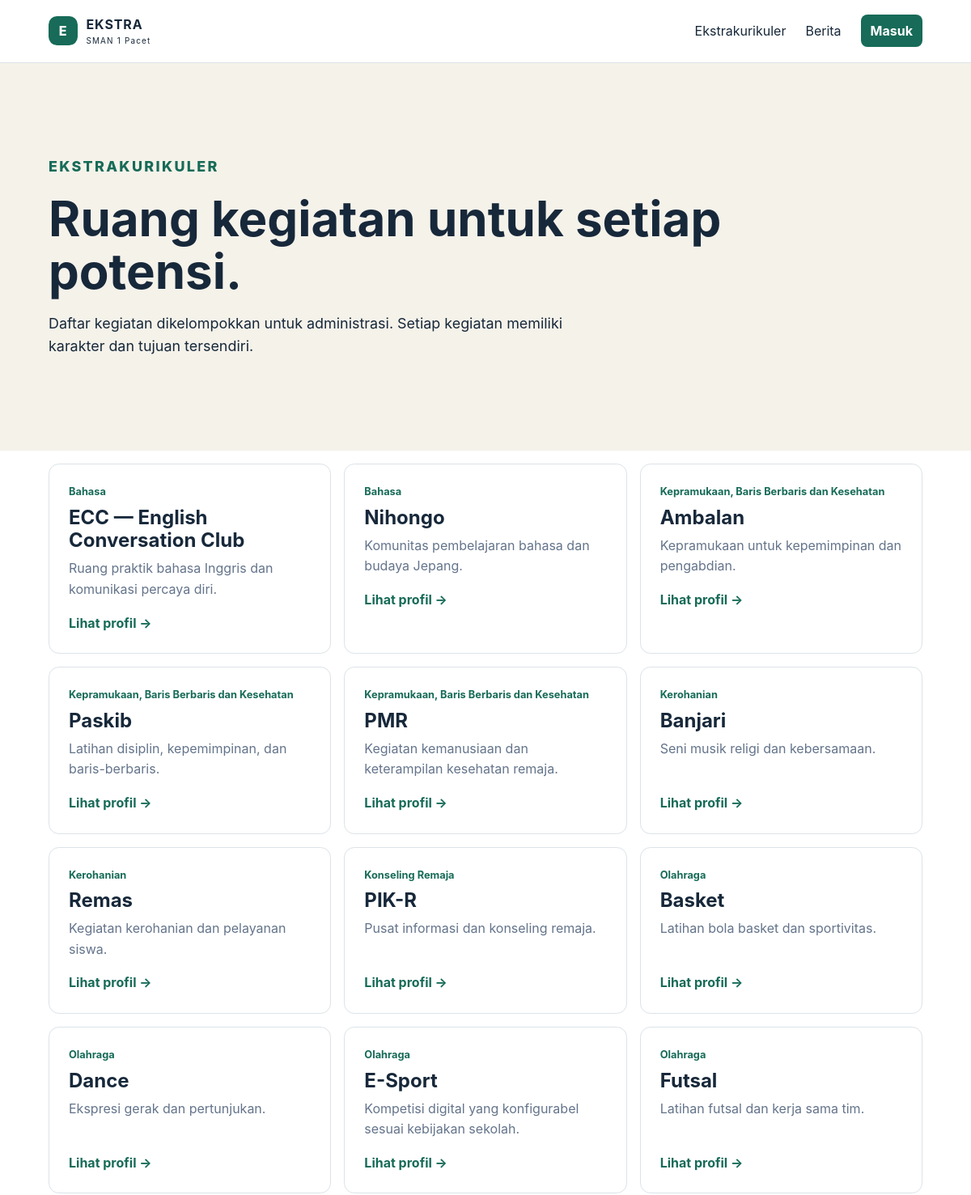
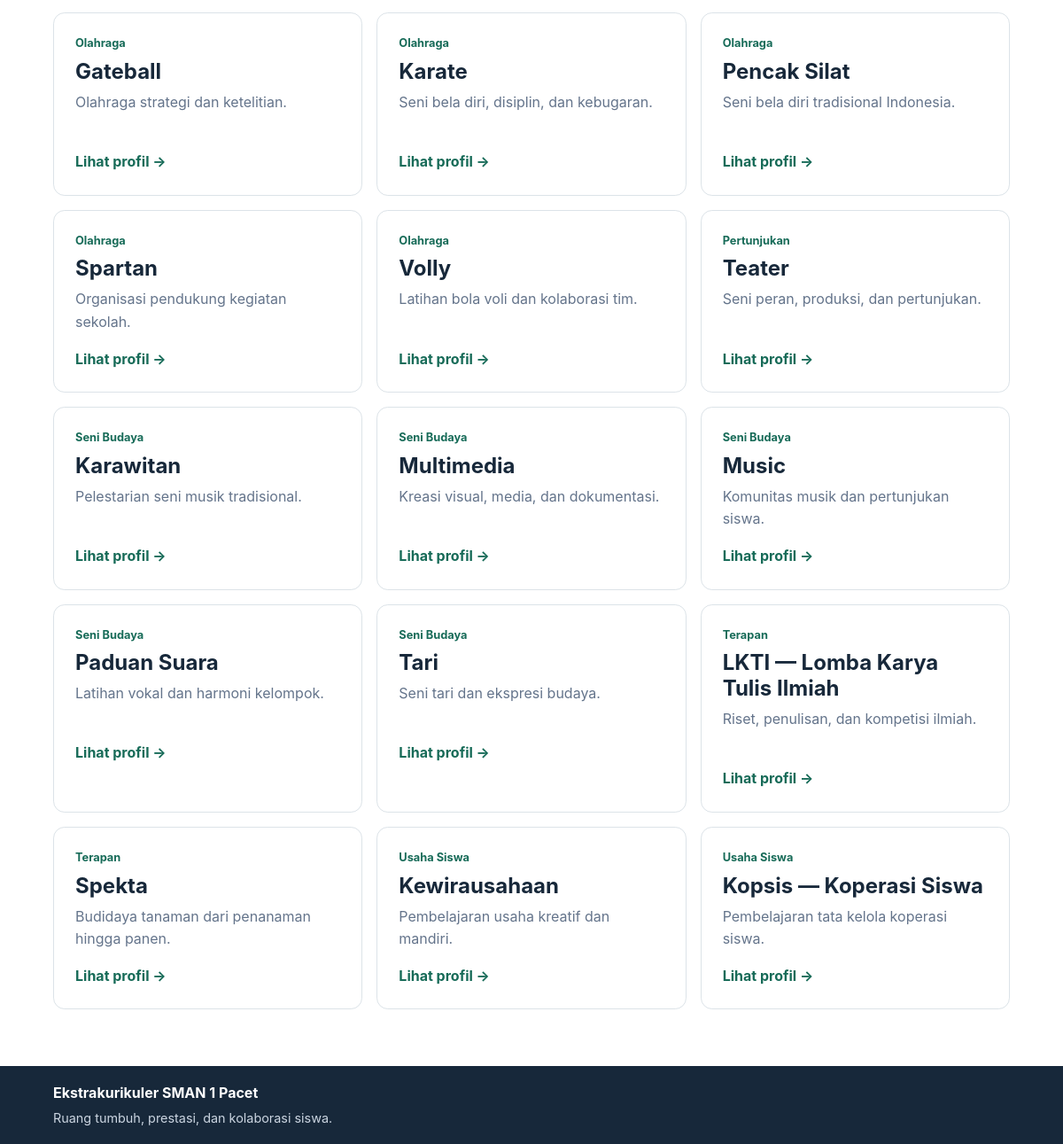
The page /ekstrakurikuler on the database its author committed (2 pictures, top to bottom).
### tables this page shows
CREATE TABLE extracurriculars (id BIGINT UNSIGNED AUTO_INCREMENT PRIMARY KEY, group_id BIGINT UNSIGNED NOT NULL, name VARCHAR(150) NOT NULL, slug VARCHAR(160) NOT NULL UNIQUE, short_description VARCHAR(280) NOT NULL, description TEXT NOT NULL, status ENUM('active','inactive','archived') NOT NULL DEFAULT 'active', is_featured BOOLEAN NOT NULL DEFAULT FALSE, settings JSON NULL, created_at TIMESTAMP NOT NULL DEFAULT CURRENT_TIMESTAMP, updated_at TIMESTAMP NULL DEFAULT NULL ON UPDATE CURRENT_TIMESTAMP, CONSTRAINT fk_extra_group FOREIGN KEY(group_id) REFERENCES extracurricular_groups(id), INDEX idx_extra_public (status,is_featured,name));

CREATE TABLE extracurricular_groups (id BIGINT UNSIGNED AUTO_INCREMENT PRIMARY KEY, name VARCHAR(120) NOT NULL UNIQUE, description TEXT NULL, sort_order SMALLINT UNSIGNED NOT NULL DEFAULT 0);

### app/Core/View.php (called while the page is built, shortened)
<?php
final class View {
    public static function render(string $template, array $data = [], string $layout = 'public'): never {
        extract($data, EXTR_SKIP); ob_start(); require dirname(__DIR__, 2) . '/views/' . $template . '.php'; $content = ob_get_clean(); require dirname(__DIR__, 2) . '/views/layouts/' . $layout . '.php'; exit;
    }
    public static function e(?string $value): string { return htmlspecialchars((string)$value, ENT_QUOTES, 'UTF-8'); }
}

### app/Controllers/PublicController.php (called while the page is built, shortened)
<?php
final class PublicController {
    private ExtracurricularRepository $extras; private NewsRepository $news;
    public function __construct() {$db=App::container()->get(\App\Core\Database::class);$this->extras=new ExtracurricularRepository($db);$this->news=new NewsRepository($db);}
    public function extracurriculars(Request $r): never { View::render('public/extracurriculars',['items'=>$this->extras->all()]); }
}

### public/index.php (called while the page is built, shortened)
<?php
$router = new Router();
$router->get('/', [PublicController::class, 'home']);
$router->get('/ekstrakurikuler', [PublicController::class, 'extracurriculars']);
$router->get('/ekstrakurikuler/{slug}', [PublicController::class, 'showExtracurricular']);
$router->get('/berita', [PublicController::class, 'news']);
$router->get('/berita/{slug}', [PublicController::class, 'showNews']);
$router->get('/login', [AuthController::class, 'showLogin']);
$router->post('/login', [AuthController::class, 'login']);
$router->post('/logout', [AuthController::class, 'logout']);
$router->get('/dashboard', [DashboardController::class, 'index']);
$router->get('/profil', [DashboardController::class, 'profile']);
$router->dispatch(App::request());

### app/Repositories/ExtracurricularRepository.php (called while the page is built, shortened)
<?php
final class ExtracurricularRepository {
    public function all(): array { return $this->db->pdo()->query("SELECT e.*, g.name group_name FROM extracurriculars e JOIN extracurricular_groups g ON g.id=e.group_id WHERE e.status='active' ORDER BY g.sort_order,e.name")->fetchAll(); }
}

### app/Core/Request.php (called while the page is built, shortened)
<?php
final class Request {
    public function __construct() { $this->method = strtoupper($_SERVER['REQUEST_METHOD'] ?? 'GET'); $this->path = rtrim(parse_url($_SERVER['REQUEST_URI'] ?? '/', PHP_URL_PATH) ?: '/', '/') ?: '/'; }
}

### app/views/public/extracurriculars.php (the view)
<?php use App\Core\View; ?><section class="page-heading"><p class="eyebrow">EKSTRAKURIKULER</p><h1>Ruang kegiatan untuk setiap potensi.</h1><p>Daftar kegiatan dikelompokkan untuk administrasi. Setiap kegiatan memiliki karakter dan tujuan tersendiri.</p></section><section class="section tight"><div class="card-grid"><?php foreach($items as $item): ?><article class="card"><p><?=View::e($item['group_name'])?></p><h2><?=View::e($item['name'])?></h2><span><?=View::e($item['short_description'])?></span><a href="/ekstrakurikuler/<?=View::e($item['slug'])?>">Lihat profil →</a></article><?php endforeach; ?></div></section>

### app/Core/Router.php (shortened to what this page needs)
<?php
final class Router {
    private array $routes = [];
    private function add(string $method, string $path, array $handler): void { $this->routes[] = compact('method', 'path', 'handler'); }
    public function dispatch(Request $request): never {
        foreach ($this->routes as $route) {
            $pattern = '#^' . preg_replace('#\\{([a-z_]+)\\}#', '(?P<$1>[a-z0-9-]+)', $route['path']) . '$#';
            if (preg_match($pattern, $request->path, $matches)) { $controller = new $route['handler'][0](); $method = $route['handler'][1]; $controller->$method($request, ...array_filter($matches, 'is_string', ARRAY_FILTER_USE_KEY)); }
        }
        http_response_code(404); View::render('errors/404'); exit;
    }
}

### public/assets/css/app.css (style rules this page uses)
:root { --ink:#17283a;--green:#176b58;--lime:#d8ef77;--sand:#f5f2ea;--muted:#64748b;--line:#dce3e8 }
* { box-sizing:border-box }
body { margin:0;font:16px/1.6 Inter,ui-sans-serif,system-ui,sans-serif;color:var(--ink);background:#fff }
a { color:inherit;text-decoration:none }
.hero,.detail-hero,.page-heading { padding:clamp(3rem,8vw,8rem) max(5vw,2rem);background:var(--sand) }
h1 { font-size:clamp(2.2rem,5vw,4.7rem);line-height:1.08;margin:.3rem 0 1rem;max-width:850px }
h2 { line-height:1.2 }
.hero>div>p,.page-heading>p { max-width:640px;font-size:1.12rem }
.eyebrow { color:var(--green);font-size:.75rem;font-weight:800;letter-spacing:.13em }
.text-link,.section-heading>a,.card a,.news-card a { color:var(--green);font-weight:700 }
.section { padding:4rem max(5vw,2rem) }
.tight { padding-top:1rem }
.card-grid,.news-grid,.stat-grid { display:grid;grid-template-columns:repeat(3,1fr);gap:1rem }
.card,.news-card,.dashboard-card { padding:1.5rem;border:1px solid var(--line);border-radius:.8rem;background:#fff }
.card p,.news-card time { display:block;margin:0;color:var(--green);font-size:.8rem;font-weight:700 }
.card h3,.card h2,.news-card h2,.news-card h3 { margin:.45rem 0 }
.card span { display:block;color:var(--muted);min-height:3.2em }
.card a { display:block;margin-top:1rem }

### rows shown on the page
extracurriculars: group.name "Bahasa", name "ECC — English Conversation Club", short_description "Ruang praktik bahasa Inggris dan komunikasi percaya diri."
extracurriculars: group.name "Bahasa", name "Nihongo", short_description "Komunitas pembelajaran bahasa dan budaya Jepang."
extracurriculars: group.name "Kepramukaan, Baris Berbaris dan Kesehatan", name "Ambalan", short_description "Kepramukaan untuk kepemimpinan dan pengabdian."
extracurriculars: group.name "Kepramukaan, Baris Berbaris dan Kesehatan", name "Paskib", short_description "Latihan disiplin, kepemimpinan, dan baris-berbaris."
extracurriculars: group.name "Kepramukaan, Baris Berbaris dan Kesehatan", name "PMR", short_description "Kegiatan kemanusiaan dan keterampilan kesehatan remaja."
extracurriculars: group.name "Kerohanian", name "Banjari", short_description "Seni musik religi dan kebersamaan."
extracurriculars: group.name "Kerohanian", name "Remas", short_description "Kegiatan kerohanian dan pelayanan siswa."
extracurriculars: group.name "Konseling Remaja", name "PIK-R", short_description "Pusat informasi dan konseling remaja."
extracurriculars: group.name "Olahraga", name "Basket", short_description "Latihan bola basket dan sportivitas."
extracurriculars: group.name "Olahraga", name "Dance", short_description "Ekspresi gerak dan pertunjukan."
extracurriculars: group.name "Olahraga", name "E-Sport", short_description "Kompetisi digital yang konfigurabel sesuai kebijakan sekolah."
extracurriculars: group.name "Olahraga", name "Futsal", short_description "Latihan futsal dan kerja sama tim."
extracurriculars: group.name "Olahraga", name "Gateball", short_description "Olahraga strategi dan ketelitian."
extracurriculars: group.name "Olahraga", name "Karate", short_description "Seni bela diri, disiplin, dan kebugaran."
extracurriculars: group.name "Olahraga", name "Pencak Silat", short_description "Seni bela diri tradisional Indonesia."
extracurriculars: group.name "Olahraga", name "Spartan", short_description "Organisasi pendukung kegiatan sekolah."
extracurriculars: group.name "Olahraga", name "Volly", short_description "Latihan bola voli dan kolaborasi tim."
extracurriculars: group.name "Pertunjukan", name "Teater", short_description "Seni peran, produksi, dan pertunjukan."
extracurriculars: group.name "Seni Budaya", name "Karawitan", short_description "Pelestarian seni musik tradisional."
extracurriculars: group.name "Seni Budaya", name "Multimedia", short_description "Kreasi visual, media, dan dokumentasi."
extracurriculars: group.name "Seni Budaya", name "Music", short_description "Komunitas musik dan pertunjukan siswa."
extracurriculars: group.name "Seni Budaya", name "Paduan Suara", short_description "Latihan vokal dan harmoni kelompok."
extracurriculars: group.name "Seni Budaya", name "Tari", short_description "Seni tari dan ekspresi budaya."
extracurriculars: group.name "Terapan", name "LKTI — Lomba Karya Tulis Ilmiah", short_description "Riset, penulisan, dan kompetisi ilmiah."
extracurriculars: group.name "Terapan", name "Spekta", short_description "Budidaya tanaman dari penanaman hingga panen."
extracurriculars: group.name "Usaha Siswa", name "Kewirausahaan", short_description "Pembelajaran usaha kreatif dan mandiri."
extracurriculars: group.name "Usaha Siswa", name "Kopsis — Koperasi Siswa", short_description "Pembelajaran tata kelola koperasi siswa."
